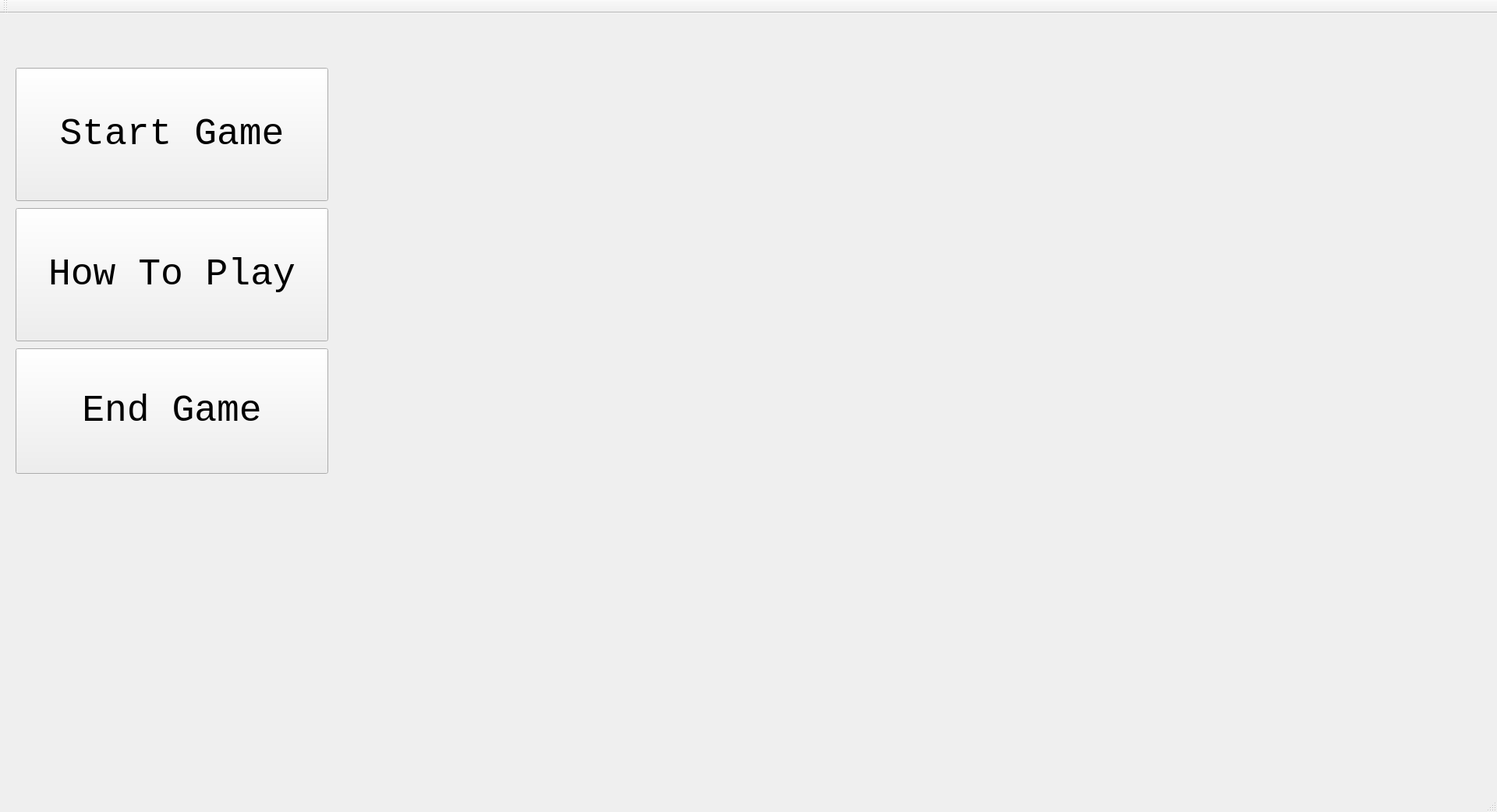
<?xml version="1.0" encoding="UTF-8"?>
<ui version="4.0">
 <class>MainWindow</class>
 <widget class="QMainWindow" name="MainWindow">
  <property name="geometry">
   <rect>
    <x>0</x>
    <y>0</y>
    <width>1920</width>
    <height>1042</height>
   </rect>
  </property>
  <property name="minimumSize">
   <size>
    <width>1920</width>
    <height>1042</height>
   </size>
  </property>
  <property name="baseSize">
   <size>
    <width>1920</width>
    <height>1042</height>
   </size>
  </property>
  <property name="windowTitle">
   <string>工具人達人ver3.0</string>
  </property>
  <property name="styleSheet">
   <string notr="true">background-image: url(:/image/menu.jpg);</string>
  </property>
  <widget class="QWidget" name="centralWidget">
   <property name="styleSheet">
    <string notr="true">background-image: url(:/new/prefix1/封面 大.jpg);</string>
   </property>
   <widget class="QPushButton" name="pushButton">
    <property name="geometry">
     <rect>
      <x>20</x>
      <y>250</y>
      <width>401</width>
      <height>171</height>
     </rect>
    </property>
    <property name="font">
     <font>
      <family>Consolas</family>
      <pointsize>36</pointsize>
     </font>
    </property>
    <property name="text">
     <string>How To Play</string>
    </property>
   </widget>
   <widget class="QPushButton" name="exitButton">
    <property name="geometry">
     <rect>
      <x>20</x>
      <y>430</y>
      <width>401</width>
      <height>161</height>
     </rect>
    </property>
    <property name="font">
     <font>
      <family>Consolas</family>
      <pointsize>36</pointsize>
     </font>
    </property>
    <property name="text">
     <string>End Game</string>
    </property>
   </widget>
   <widget class="QPushButton" name="startButton">
    <property name="geometry">
     <rect>
      <x>20</x>
      <y>70</y>
      <width>401</width>
      <height>171</height>
     </rect>
    </property>
    <property name="font">
     <font>
      <family>Consolas</family>
      <pointsize>36</pointsize>
     </font>
    </property>
    <property name="text">
     <string>Start Game</string>
    </property>
   </widget>
  </widget>
  <widget class="QMenuBar" name="menuBar">
   <property name="geometry">
    <rect>
     <x>0</x>
     <y>0</y>
     <width>1920</width>
     <height>25</height>
    </rect>
   </property>
  </widget>
  <widget class="QToolBar" name="mainToolBar">
   <attribute name="toolBarArea">
    <enum>TopToolBarArea</enum>
   </attribute>
   <attribute name="toolBarBreak">
    <bool>false</bool>
   </attribute>
  </widget>
  <widget class="QStatusBar" name="statusBar"/>
 </widget>
 <layoutdefault spacing="6" margin="11"/>
 <resources/>
 <connections/>
</ui>
